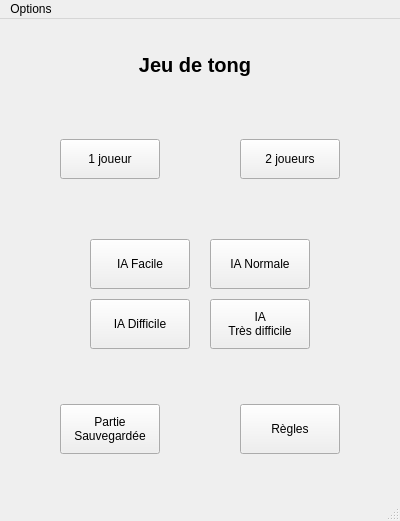
<?xml version="1.0" encoding="UTF-8"?>
<ui version="4.0">
 <class>mainWindow</class>
 <widget class="QMainWindow" name="mainWindow">
  <property name="geometry">
   <rect>
    <x>0</x>
    <y>0</y>
    <width>400</width>
    <height>521</height>
   </rect>
  </property>
  <property name="minimumSize">
   <size>
    <width>400</width>
    <height>521</height>
   </size>
  </property>
  <property name="maximumSize">
   <size>
    <width>400</width>
    <height>521</height>
   </size>
  </property>
  <property name="windowTitle">
   <string>Jeu de Tong</string>
  </property>
  <property name="windowIcon">
   <iconset>
    <normaloff>cameleon.jpg</normaloff>cameleon.jpg</iconset>
  </property>
  <widget class="QWidget" name="centralwidget">
   <widget class="QLabel" name="label_2">
    <property name="geometry">
     <rect>
      <x>10</x>
      <y>20</y>
      <width>370</width>
      <height>51</height>
     </rect>
    </property>
    <property name="font">
     <font>
      <pointsize>15</pointsize>
      <weight>75</weight>
      <bold>true</bold>
     </font>
    </property>
    <property name="text">
     <string>Jeu de tong</string>
    </property>
    <property name="alignment">
     <set>Qt::AlignCenter</set>
    </property>
   </widget>
   <widget class="QPushButton" name="bouton_deux_joueurs">
    <property name="geometry">
     <rect>
      <x>240</x>
      <y>120</y>
      <width>100</width>
      <height>40</height>
     </rect>
    </property>
    <property name="text">
     <string>2 joueurs</string>
    </property>
   </widget>
   <widget class="QPushButton" name="bouton_un_joueur">
    <property name="geometry">
     <rect>
      <x>60</x>
      <y>120</y>
      <width>100</width>
      <height>40</height>
     </rect>
    </property>
    <property name="text">
     <string>1 joueur</string>
    </property>
   </widget>
   <widget class="QPushButton" name="bouton_ia_facile">
    <property name="geometry">
     <rect>
      <x>90</x>
      <y>220</y>
      <width>100</width>
      <height>50</height>
     </rect>
    </property>
    <property name="text">
     <string>IA Facile</string>
    </property>
   </widget>
   <widget class="QPushButton" name="bouton_ia_normale">
    <property name="geometry">
     <rect>
      <x>210</x>
      <y>220</y>
      <width>100</width>
      <height>50</height>
     </rect>
    </property>
    <property name="text">
     <string>IA Normale</string>
    </property>
   </widget>
   <widget class="QPushButton" name="bouton_ia_impossible">
    <property name="geometry">
     <rect>
      <x>210</x>
      <y>280</y>
      <width>100</width>
      <height>50</height>
     </rect>
    </property>
    <property name="text">
     <string>IA 
Très difficile</string>
    </property>
   </widget>
   <widget class="QPushButton" name="regle">
    <property name="geometry">
     <rect>
      <x>240</x>
      <y>385</y>
      <width>100</width>
      <height>50</height>
     </rect>
    </property>
    <property name="text">
     <string>Règles</string>
    </property>
   </widget>
   <widget class="QPushButton" name="sauveg">
    <property name="geometry">
     <rect>
      <x>60</x>
      <y>385</y>
      <width>100</width>
      <height>50</height>
     </rect>
    </property>
    <property name="text">
     <string>Partie 
Sauvegardée</string>
    </property>
   </widget>
   <widget class="QPushButton" name="bouton_ia_difficile">
    <property name="geometry">
     <rect>
      <x>90</x>
      <y>280</y>
      <width>100</width>
      <height>50</height>
     </rect>
    </property>
    <property name="text">
     <string>IA Difficile</string>
    </property>
   </widget>
  </widget>
  <widget class="QMenuBar" name="menubar">
   <property name="geometry">
    <rect>
     <x>0</x>
     <y>0</y>
     <width>400</width>
     <height>18</height>
    </rect>
   </property>
   <widget class="QMenu" name="menuOptions">
    <property name="title">
     <string>Options</string>
    </property>
    <addaction name="actionSupprimer_la_sauvegarde"/>
    <addaction name="actionQuitter"/>
   </widget>
   <addaction name="menuOptions"/>
  </widget>
  <widget class="QStatusBar" name="statusbar"/>
  <action name="actionSupprimer_la_sauvegarde">
   <property name="text">
    <string>Supprimer la sauvegarde</string>
   </property>
  </action>
  <action name="actionQuitter">
   <property name="text">
    <string>Quitter</string>
   </property>
  </action>
 </widget>
 <resources/>
 <connections/>
</ui>
